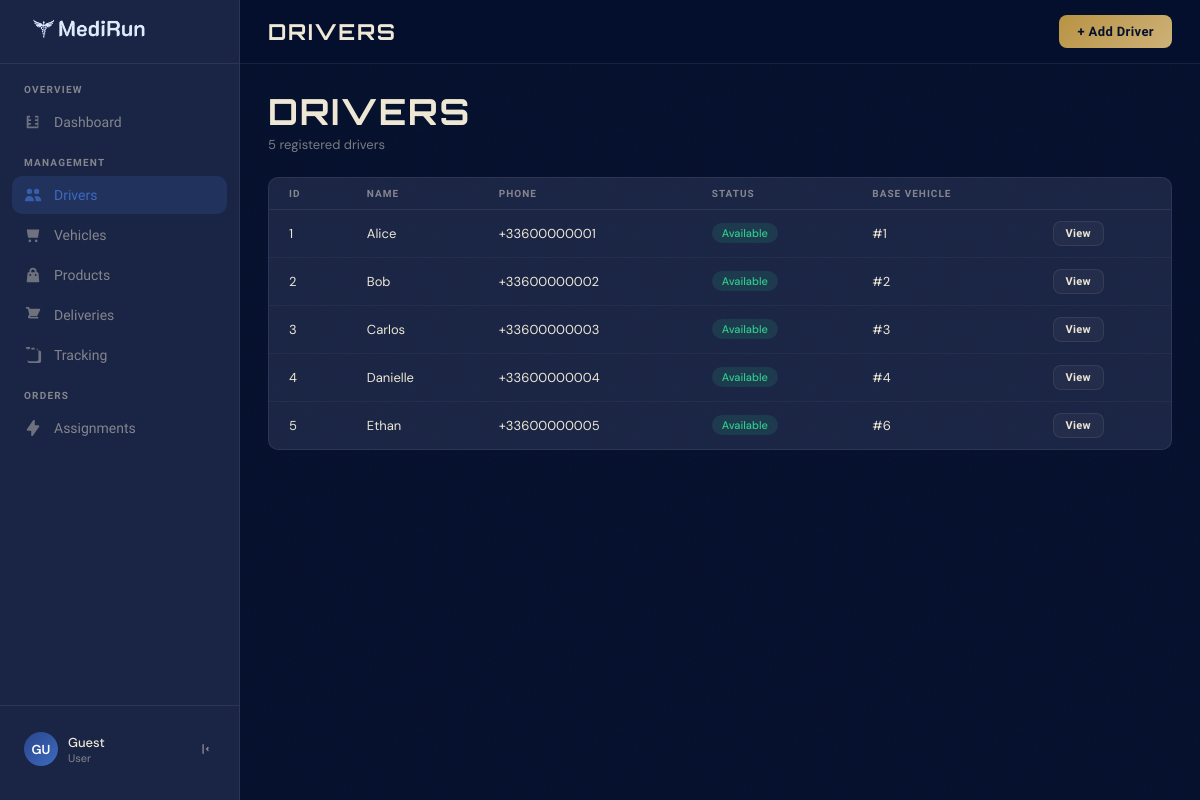
The page /src/frontend/pages/drivers.php on the database its author committed.
### tables this page shows
CREATE TABLE drivers (
  id INT AUTO_INCREMENT PRIMARY KEY,
  name VARCHAR(255) NOT NULL,
  phone VARCHAR(32),
  license_number VARCHAR(64),
  base_vehicle_id INTEGER,
  CONSTRAINT fk_drivers_base_vehicle
    FOREIGN KEY (base_vehicle_id) REFERENCES vehicles(id)
);

### src/backend/db/Database.php (called while the page is built, shortened)
<?php
class Database {
    private static ?PDO $conn = null;
    public static function getConnection(): PDO
    {
        $host = getenv('DB_HOST') ?: '127.0.0.1';
        $db   = getenv('DB_NAME') ?: 'rla_medical_delivery';
        $user = getenv('DB_USER') ?: 'root';
        $pass = getenv('DB_PASS') ?: '';
        $port = getenv('DB_PORT') ?: '3306';
        $dsn = "mysql:host={$host};port={$port};dbname={$db};charset=utf8mb4";
        $options = [
            PDO::ATTR_ERRMODE => PDO::ERRMODE_EXCEPTION,
            PDO::ATTR_DEFAULT_FETCH_MODE => PDO::FETCH_ASSOC,
            PDO::ATTR_EMULATE_PREPARES => false,
        ];
        try {
            self::$conn = new PDO($dsn, $user, $pass, $options);
            return self::$conn;
        } catch (PDOException $e) {
            error_log('Database connection failed: ' . $e->getMessage());
            throw $e;
        }
    }
}

### src/backend/db/DriversRepository.php (called while the page is built, shortened)
<?php
require_once __DIR__ . '/Database.php';
class DriversRepository {
    private PDO $db;
    public function __construct()
    {
        $this->db = Database::getConnection();
    }
    public function getAll(): array
    {
        $stmt = $this->db->query('SELECT * FROM drivers');
        return $stmt->fetchAll();
    }
}

### src/frontend/pages/drivers.php (the view, shortened to what this page needs)
<?php
require_once __DIR__ . '/../../backend/db/DriversRepository.php';
$driversRepo = new DriversRepository();
$drivers = $driversRepo->getAll();
?>
<!DOCTYPE html>
<html lang="en">
<head>
  <link href="../css/style.css" rel="stylesheet"/>
</head>
<body>
  <?php include('../components/nav.php'); ?>
  <div class="main-wrap">
    <header class="topbar">
      <span class="topbar-title">Drivers</span>
      <div class="topbar-actions">
        <button class="btn btn-gold" id="addDriverBtn" type="button">+ Add Driver</button>
      </div>
    </header>
    <main class="content">
      <div class="page-header">
        <div>
          <h1>Drivers</h1>
          <p><?php echo count($drivers); ?> registered drivers</p>
        </div>
      </div>
      <div class="panel">
        <table class="data-table">
          <thead>
            <tr>
              <th>ID</th>
              <th>Name</th>
              <th>Phone</th>
              <th>Status</th>
              <th>Base Vehicle</th>
              <th></th>
            </tr>
          </thead>
          <tbody>
            <?php if (!empty($drivers)): ?>
              <?php foreach ($drivers as $d): ?>
                <tr>
                  <td><?php echo htmlspecialchars($d['id']); ?></td>
                  <td><?php echo htmlspecialchars($d['name']); ?></td>
                  <td><?php echo htmlspecialchars($d['phone'] ?? '—'); ?></td>
                  <td><span class="status-pill pill-green">Available</span></td>
                  <td><?php echo $d['base_vehicle_id'] ? '#' . htmlspecialchars($d['base_vehicle_id']) : '—'; ?></td>
                  <td>
                    <button type="button" class="btn btn-ghost btn-sm"
                      onclick="viewDriver(<?php echo (int)$d['id']; ?>, <?php echo htmlspecialchars(json_encode($d)); ?>)">View</button>
                  </td>
                </tr>
              <?php endforeach; ?>
            <?php else: ?>
              <tr><td colspan="6" style="text-align:center;padding:40px;color:var(--text-muted)">No drivers found. Add one to get started.</td></tr>
            <?php endif; ?>
          </tbody>
        </table>
      </div>
    </main>
  </div>
</body>
</html>

### src/frontend/css/style.css (style rules this page uses)
:root { --abysse: #05102D; --nuit: #1A2444; --marine: #2A468B; --horizon: #3D6AC1; --creme: #FFF7E3; --gold-dark: #B89343; --gold-mid: #CDB178; --gold-light:#DFCBA7; --sidebar-w: 240px; --header-h: 64px; --radius: 10px; --card-bg: rgba(255,247,227,0.04); --border: rgba(255,247,227,0.08); --text-main: #EEE8D5; --text-muted: rgba(238,232,213,0.5); --green: #2ECC8F; --orange: #E8943A; --red: #E05252; }
*, *::before, *::after { box-sizing: border-box; margin: 0; padding: 0; }
html { font-size: 15px; }
body { font-family: 'DM Sans', sans-serif; background-color: var(--abysse); color: var(--text-main); min-height: 100vh; display: flex; overflow-x: hidden; }
body::before { content: ''; position: fixed; inset: 0; pointer-events: none; z-index: 0; opacity: 0.6; }
.main-wrap { margin-left: var(--sidebar-w); flex: 1; display: flex; flex-direction: column; min-height: 100vh; }
.topbar { height: var(--header-h); display: flex; align-items: center; padding: 0 28px; border-bottom: 1px solid var(--border); gap: 16px; position: sticky; top: 0; z-index: 50; background: rgba(5,16,45,0.85); backdrop-filter: blur(12px); }
.topbar-title { font-family: "Orbitron", sans-serif; font-size: 22px; font-weight: 700; letter-spacing: 0.08em; flex: 1; text-transform: uppercase; }
.topbar-actions { display: flex; align-items: center; gap: 8px; }
.content { padding: 28px; flex: 1; }
.page-header { display: flex; align-items: flex-end; justify-content: space-between; margin-bottom: 24px; }
.page-header h1 { font-family: 'Orbitron', sans-serif; font-size: 36px; font-weight: 700; line-height: 1.1; letter-spacing: 0.05em; text-transform: uppercase; }
.page-header p { font-size: 13px; color: var(--text-muted); margin-top: 4px; }
.btn { display: inline-flex; align-items: center; gap: 8px; padding: 9px 18px; border-radius: 8px; border: none; cursor: pointer; font-family: 'Anta', sans-serif; font-size: 13px; font-weight: 600; transition: all 0.18s; letter-spacing: 0.03em; }
.btn-gold { background: linear-gradient(135deg, var(--gold-dark), var(--gold-mid)); color: var(--abysse); }
.btn-ghost { background: var(--card-bg); border: 1px solid var(--border); color: var(--text-main); }
.btn-sm { padding: 5px 12px; font-size: 11px; }
.panel { background: var(--nuit); border: 1px solid var(--border); border-radius: var(--radius); overflow: hidden; }
.data-table { width: 100%; border-collapse: collapse; }
.data-table th { text-align: left; font-size: 10px; font-weight: 600; letter-spacing: 0.1em; text-transform: uppercase; color: var(--text-muted); padding: 10px 20px; border-bottom: 1px solid var(--border); font-family: 'Unica One', sans-serif; }
.data-table td { padding: 11px 20px; font-size: 13px; border-bottom: 1px solid rgba(255,247,227,0.04); vertical-align: middle; }
.data-table tr:last-child td { border-bottom: none; }
.status-pill { display: inline-flex; align-items: center; gap: 5px; padding: 3px 10px; border-radius: 20px; font-size: 11px; font-weight: 500; }
.pill-green { background: rgba(46,204,143,0.12); color: var(--green); }

### rows shown on the page
drivers: id "1", name "Alice", phone "+33600000001", base_vehicle "1"
drivers: id "2", name "Bob", phone "+33600000002", base_vehicle "2"
drivers: id "3", name "Carlos", phone "+33600000003", base_vehicle "3"
drivers: id "4", name "Danielle", phone "+33600000004", base_vehicle "4"
drivers: id "5", name "Ethan", phone "+33600000005", base_vehicle "6"

### other values the page prints
$avatarInitials "GU"
$userName "Guest"
$userRole "User"
count($drivers) "5"
